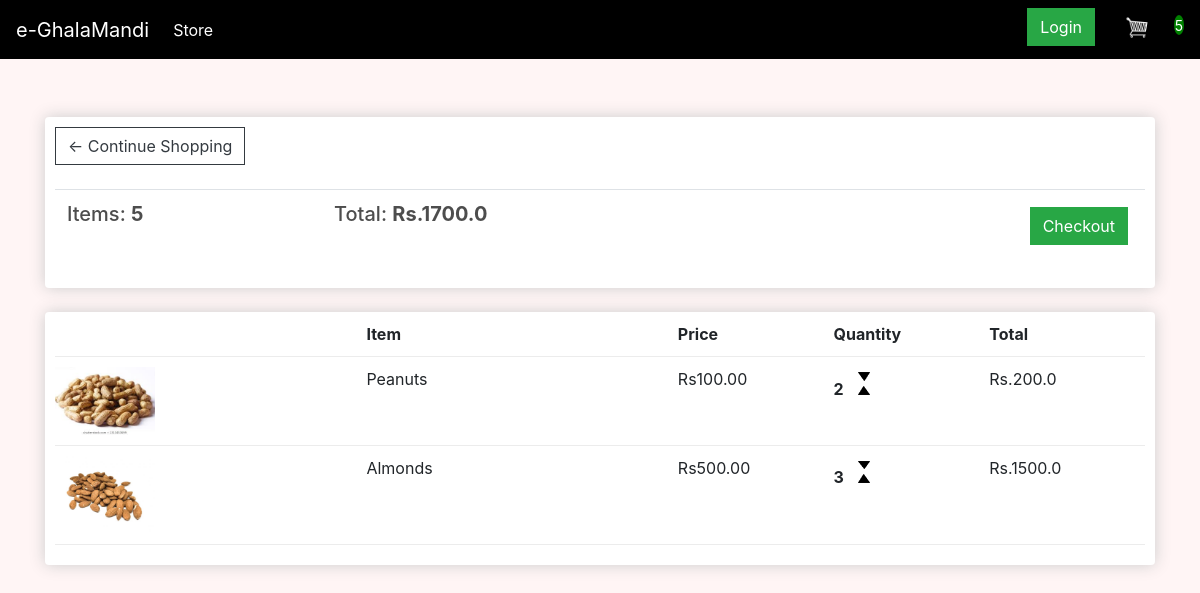
The app's page /cart/ (signed in) with its own data.
### store/models.py (models this page shows, shortened)
class Order(models.Model):
    customer = models.ForeignKey(Customer, on_delete=models.SET_NULL, blank=True, null=True)
    date_ordered = models.DateTimeField(auto_now_add=True)
    complete = models.BooleanField(default=False, null=True, blank=False)
    transaction_id = models.CharField(max_length=200, null=True)
    @property
    def get_cart_total(self):
        orderitems = self.orderitem_set.all()
        total = sum([item.get_total for item in orderitems])
        return total
    @property
    def get_cart_items(self):
        orderitems = self.orderitem_set.all()
        total = sum([item.quantity for item in orderitems])
        return total

class OrderItem(models.Model):
    product = models.ForeignKey(Product, on_delete=models.SET_NULL, blank=True, null=True)
    order = models.ForeignKey(Order, on_delete=models.SET_NULL, blank=True, null=True)
    quantity = models.IntegerField(default=0, null=True, blank=True)
    date_added = models.DateTimeField(auto_now_add=True)
    @property
    def get_total(self):
        total = self.product.price *self.quantity
        return total

class Product(models.Model):
    name = models.CharField(max_length=200, null=True)
    price = models.FloatField(null=True)
    quantity_Unit = models.CharField(max_length=200, null=True)
    digital = models.BooleanField(default=False, null=True, blank=False)
    image = models.ImageField(null=True, blank=True)
    @property
    def imageURL(self):
        try:
            url = self.image.url
        except:
            url = ''
        return url

### store/views.py (the view)
# urls.py: path('cart/', views.cart, name="cart"),
def cart(request):
    if request.user.is_authenticated:
        customer = request.user.customer
        order, created = Order.objects.get_or_create(customer=customer, complete=False)
        items = order.orderitem_set.all()
        cartItems = order.get_cart_items
    else:
        items = []
        order = {'get_cart_total':0, 'get_cart_items':0}
        cartItems = order['get_cart_items']
    context = {'items' :items, 'order' :order, 'cartItems' :cartItems, 'shipping':False}
    return render(request, 'store/cart.html', context)

### store/templates/store/cart.html
{% extends 'store/main.html' %}
{% load static %}
{% block content %}
<br>
<br>
<div class="row">
    <div class="col-lg-12">
        <div class="box-element">
            <a class="btn btn-outline-dark" href="{% url 'store' %}">&#x2190; Continue Shopping
            </a>
            <br>
            <br>
            <table class="table">
                <tr>
                    <th>
                        <h5>Items: <strong>{{order.get_cart_items}}</strong></h5>
                    </th>
                    <th>
                        <h5>Total: <strong>Rs.{{order.get_cart_total}}</strong></h5>
                    </th>
                    <th>
                        <a style="float: right; margin: 5px;" class="btn
                       btn-success" href="{% url 'checkout' %}">Checkout</a>
                    </th>
                </tr>
            </table>
        </div>
        <br>
        <div class="box-element">
            <div class="cart-row">
                <div style="flex:2"></div>
                <div style="flex:2"><strong>Item</strong></div>
                <div style="flex:1"><strong>Price</strong></div>
                <div style="flex:1"><strong>Quantity</strong></div>
                <div style="flex:1"><strong>Total</strong></div>
            </div>
            {% for item in items %}
            <div class="cart-row">
                <div style="flex:2"><img class="row-image" src="{{item.product.imageURL}}">
                </div>
                <div style="flex:2"><p>{{item.product.name}}</p></div>
                <div style="flex:1">Rs{{item.product.price|floatformat:2}}</div>
                <div style="flex:1">
                    <p class="quantity">{{item.quantity}}</p>
                    <div class="quantity">
                        <img data-product={{item.product.id}} data-action="add"
                        class="chg-quantity update-cart" src="{% static 'images/arrow-down.png' %}">
                        <img data-product={{item.product.id}} data-action="remove"
                        class="chg-quantity update-cart" src="{% static 'images/arrow-up.png' %}">
                    </div>
                </div>
                <div style="flex:1">Rs.{{item.get_total}}</div>
            </div>
            {% endfor %}
        </div>
    </div>
</div>
{% endblock content %}

### static/css/style.css (style rules this page uses)
body { background-color: hsl(0, 98%, 98%); }
h1,h2,h3,h4,h5,h6 { color:hsl(0, 0%, 30%); }
.box-element { box-shadow:hsl(0, 0%, 80%) 0 0 16px; background-color: #fff; border-radius: 4px; padding: 10px; }
.col-lg-4, .col-lg-6, .col-lg-8, .col-lg-12 { margin-top: 10px; }
.btn { border-radius: 0; }
.row-image { width: 100px; }
.cart-row { display: flex; align-items: flex-stretch; padding-bottom: 10px; margin-bottom: 10px; border-bottom: 1px solid #ececec; }
.quantity { display: inline-block; font-weight: 700; padding-right:10px; }
.chg-quantity { width: 12px; cursor: pointer; display: block; margin-top: 5px; transition:.1s; }

### records on screen
Order: get_cart_items "5", get_cart_total "1700.0"
OrderItem: product.imageURL (picture), product.name "Peanuts", product.price "100.00", quantity "2", get_total "200.0"
OrderItem: product.imageURL (picture), product.name "Almonds", product.price "500.00", quantity "3", get_total "1500.0"

### other values on screen
{{ cartItems }} "5"
